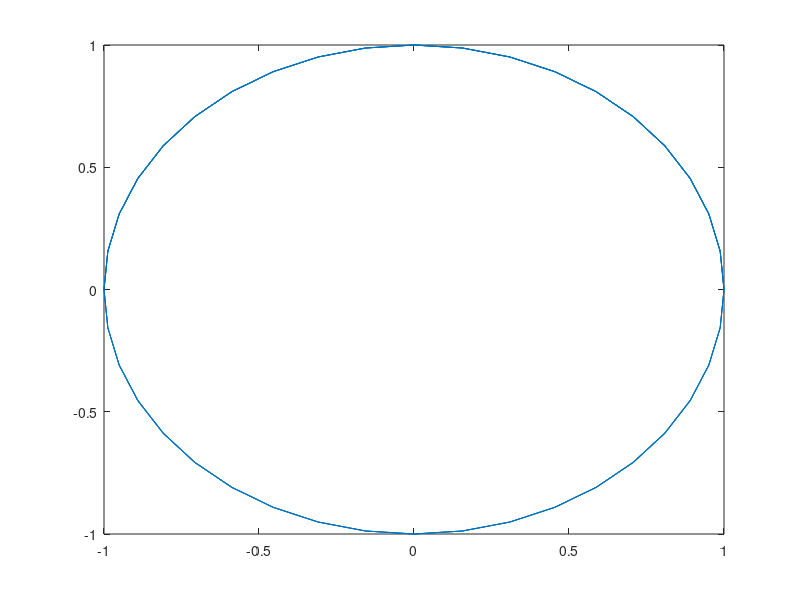

Source code (MATLAB): (Note: this script raises an error after producing the figure.)

%======= Cleaning ==========
close all; clear; clc;
%===========================

% figure 1 ==========

%======= circle ============

fx = exp(pi * i * [0:0.05:7]);

plot(fx);
hold on

%===========================




%======== Parameters =======

q = 10;

rc = 30;

%===========================


bmax = 10;

b = [1:bmax];

y = exp( (2*pi*i / q) * b * rc );

ysum = abs( sum(y) / bmax );
ysum = ysum^2;

fprintf("sum of figure1 = %d \n", ysum );

plot(y, "@r", "markersize", 20)
xlabel("Real");
ylabel("Image");
title("q = 10, rc = 30, sum =1");











% figure 2 =============


figure(2);

%======= circle ============

fx = exp(pi * i * [0:0.05:7]);

plot(fx);
hold on

%===========================

%======== Parameters =======

q = 10;

rc = 29;

%===========================


bmax = 10;

b = [1:bmax];

y = exp( (2*pi*i / q) * b * rc );

ysum = abs( sum(y) / bmax );
ysum = ysum^2;

fprintf("sum of figure2 = %d \n", ysum );

plot(y, "@r", "markersize", 20)
xlabel("Real");
ylabel("Image");
title("q = 10, rc = 29, sum =4.45407e-030");
